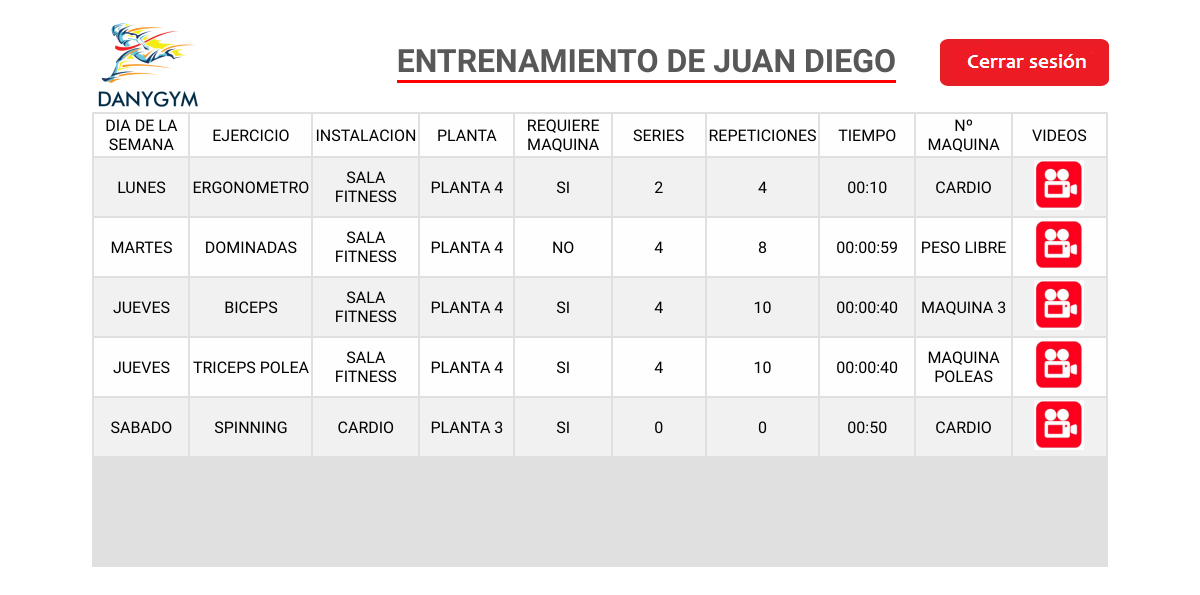
Screenshot of /gym/entreno_usuario.php (signed in) with the database file from the repository.
### tables this page shows
CREATE TABLE `instalaciones` (
  `ID_INSTALACION` int(11) NOT NULL,
  `SALA` varchar(20) NOT NULL,
  `PLANTA` varchar(20) NOT NULL,
  `HORA_APERTURA` time DEFAULT NULL,
  `HORA_CIERRE` time DEFAULT NULL,
  `direccion_imagen` varchar(100) DEFAULT NULL
);

CREATE TABLE `conforma` (
  `FKID_PLAN` int(11) NOT NULL,
  `FKID_EJERCICIO` int(11) NOT NULL,
  `REPETICIONES` int(11) DEFAULT NULL,
  `TIEMPO_ESTIMADO` varchar(20) NOT NULL,
  `SERIES` int(11) DEFAULT NULL,
  `DIA_SEMANA` varchar(15) NOT NULL
);

CREATE TABLE `ejercicios` (
  `ID_EJERCICIO` int(11) NOT NULL,
  `NOMBRE_EJER` varchar(30) DEFAULT NULL,
  `CLASIFICACION` varchar(20) NOT NULL,
  `REQUIERE_MAQUINA` varchar(10) NOT NULL,
  `FKID_INSTALACION` int(11) NOT NULL,
  `ENLACE` varchar(500) DEFAULT NULL
);

### gym/entreno_usuario.php (the view, shortened to what this page needs)
<?php
include_once("./configuraciondb.php");
 $connection = new mysqli($db_host, $db_user, $db_password, $db_name);
if ($result = $connection->query("SELECT * FROM plan join usuario on plan.FKDNI=usuario.DNI join conforma on plan.ID_PLAN=conforma.FKID_PLAN join ejercicios on conforma.FKID_EJERCICIO=ejercicios.ID_EJERCICIO join instalaciones on ejercicios.FKID_INSTALACION=instalaciones.ID_INSTALACION WHERE nombre='".$_SESSION['user']."';")) {
              if ($result->num_rows===0) {
                echo "NO TIENE PLAN ASIGNADO";
              } else {
               $i=0;
                  while($obj = $result->fetch_object()) {
                     $planta[$i]=$obj->PLANTA;
                     $sala[$i]=$obj->SALA;
                     $maquina[$i]=$obj->REQUIERE_MAQUINA;
                     $clasificacion[$i]=$obj->CLASIFICACION;
                     $nombreejer[$i]=$obj->NOMBRE_EJER;
                     $dia[$i]=$obj->DIA_SEMANA;
                     $series[$i]=$obj->SERIES;
                     $tiempo[$i]=$obj->TIEMPO_ESTIMADO;
                     $repeticiones[$i]=$obj->REPETICIONES;
                     $i++;
                 }
              }
          } else {
            echo "Wrong Query";
            var_dump($result);
          }
?>
<!DOCTYPE html>
<html lang="en">
  <head>
    <link rel="stylesheet" type="text/css" href="usuario.css"/>
    <link rel="stylesheet" href="//code.jquery.com/ui/1.11.4/themes/smoothness/jquery-ui.css"/>
  </head>
<body>
<div id="contenedor">
  <div id="cabecera">
    <div class="cuadro1">
      <img  class="logo" src="Captura.png"/>
      <h1 class="welcomeentreno">ENTRENAMIENTO DE <?php echo strtoupper($_SESSION['user']);
?>
</h1>
    </div>
 <div class="cuadro2">
        <a href="cerrar.php"><img  class="botoncerrar" src="boton-cerrar-sesion.png"/></a>
</div>
<div id="cuerpo">
   <div class="espacio">
<table>
        <tr>
        <td>DIA DE LA SEMANA</td>
        <td>EJERCICIO</td>
        <td>INSTALACION</td>
        <td>PLANTA</td>
        <td>REQUIERE MAQUINA</td>
        <td>SERIES</td>
        <td>REPETICIONES</td>
        <td>TIEMPO</td>
        <td>Nº MAQUINA</td>
        <td>VIDEOS</td>
        </tr>
        <?php
        for($y=0;$y<sizeof($planta);$y++){
        echo "<tr>";
        echo "<td>".$dia[$y]."</td>";
        echo "<td>".$nombreejer[$y]."</td>";
        echo "<td>".$sala[$y]."</td>";
        echo "<td>".$planta[$y]."</td>";
        echo "<td>".$maquina[$y]."</td>";
        echo "<td>".$series[$y]."</td>";
        echo "<td>".$repeticiones[$y]."</td>";
        echo "<td>".$tiempo[$y]."</td>";
        echo "<td>".$clasificacion[$y]."</td>";
        echo "<td><a href='entreno_usuario.php?id=".$y."'><img src='../img/video.jpg' class='logovideo'></a></td>";
        echo "</tr>";
        }
        ?>
</table>
    </div>
</div>
    </body>
    </html>

### gym/usuario.css (style rules this page uses)
#contenedor { width: 95%; height: 620px; margin: 0px auto; font-family: 'Raleway', sans-serif; }
#cabecera { width: 95%; height: 100px; float: left; margin-left: 2.5%; margin-top: 4px; }
.cuadro1 { width: 80%; height:100px; float: left; }
.cuadro2 { width: 20%; height: 100px; float: left; }
.logo { margin-left: 20px; float: left; }
.welcomeentreno { margin-left: 190px; float: left; border-bottom: 3px solid red; margin-top:30px; text-align: center; color:#585858; }
.botoncerrar { margin-top: 20px; margin-left: 9px; }
#cuerpo { clear: both; width: 95%; height: 455px; float: left; margin-left: 2.5%; background-color:#E0E0E0; }
.espacio { overflow: scroll; height: 100%; width: 100%; }
td, th { border: 1px solid transparent; height: 30px; }
td { background: #FAFAFA; text-align: center; width:10%; }
tr:nth-child(even) td { background: #F1F1F1; }
tr:nth-child(odd) td { background: #FEFEFE; }
.logovideo { width: 50px; height: 50px; }

### rows the page displays
instalaciones: SALA "SALA FITNESS"
conforma: SERIES "2"
ejercicios: CLASIFICACION "CARDIO"

### other values shown
$_SESSION['user'] "JUAN DIEGO"
$dia[$y] "LUNES"
$nombreejer[$y] "ERGONOMETRO"
$planta[$y] "PLANTA 4"
$maquina[$y] "SI"
$repeticiones[$y] "4"
$tiempo[$y] "00:10"
$clasificacion[$y] "CARDIO"
$dia[$y] "MARTES"
$nombreejer[$y] "DOMINADAS"
$maquina[$y] "NO"
$series[$y] "4"
$repeticiones[$y] "8"
$tiempo[$y] "00:00:59"
$clasificacion[$y] "PESO LIBRE"
